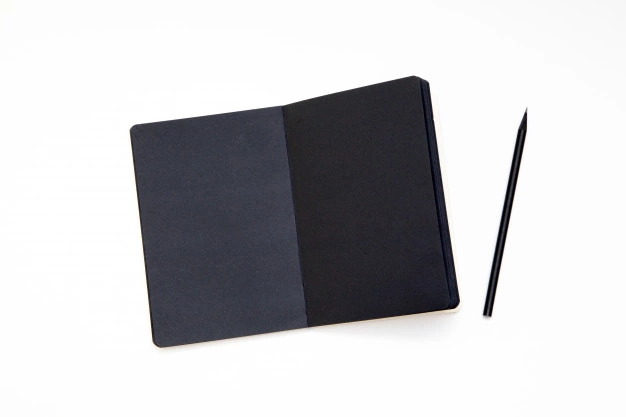
#> input picture cuaderno-papel-negro-lapiz-sobre-fondo-blanco_115509-84.jpg, 626 x 417 px, found by its file name
$ jupyter execute Contour_Detection_and_Counting.ipynb
#> lines starting #> are read from the running program, lines starting #| are printed output that depends on the picture; after the words box and inside, x2 and y2 are one past the last pixel; in counts of white or black regions, pixels touching at a corner belong together
[cell 1]
import cv2
import matplotlib.pyplot as plt

[cell 2]
image=cv2.imread("/content/drive/MyDrive/cuaderno-papel-negro-lapiz-sobre-fondo-blanco_115509-84.jpg")
#> image is the input picture: shape (417, 626, 3); mean B, G, R 199.2, 197, 197

[cell 3]
image = cv2.medianBlur(image,15)

[cell 4]
image=cv2.cvtColor(image,cv2.COLOR_BGR2RGB)  #to RGB
gray_img=cv2.cvtColor(image,cv2.COLOR_RGB2GRAY)  #to grayscale

[cell 5]
# create a binary thresholded image
_, binary = cv2.threshold(gray_img, 225, 255, cv2.THRESH_BINARY_INV)
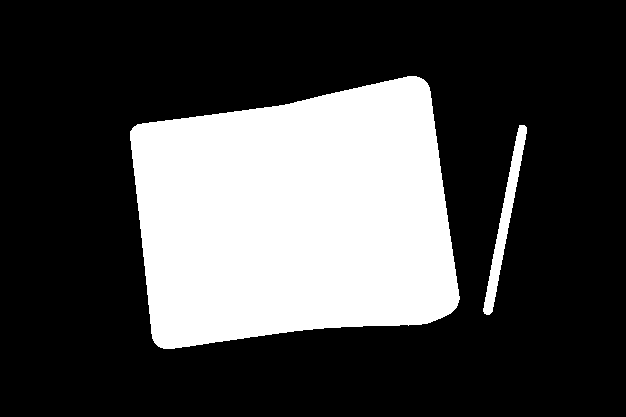
#> binary: shape (417, 626); 27.9% white; 2 white regions
# show it
plt.imshow(binary, cmap="gray")
plt.show()

[cell 6]
# find the contours from the thresholded image
contours, hierarchy = cv2.findContours(binary, cv2.RETR_TREE, cv2.CHAIN_APPROX_SIMPLE)
#> contours = 2 contours; box (x1, y1, x2, y2) and area: (130, 76, 460, 349) 70488, (483, 125, 527, 315) 1672
# draw all contours
image = cv2.drawContours(image, contours, -1, (0, 255, 0), 2)
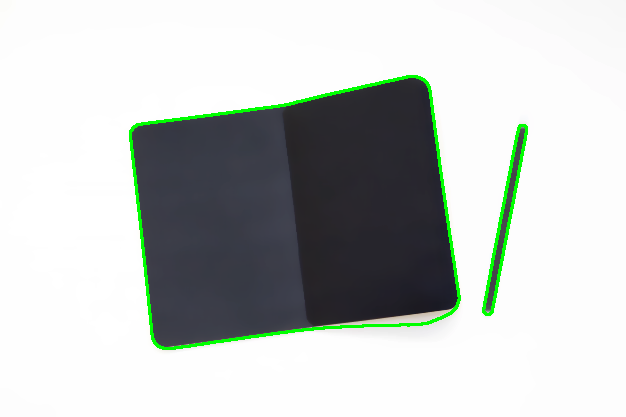
#> image: shape (417, 626, 3); mean R, G, B 194.5, 199.1, 196.8

[cell 7]
plt.imshow(image)
plt.show()

[cell 8]
import imutils

[cell 9]
cnts = cv2.findContours(binary, cv2.RETR_TREE, cv2.CHAIN_APPROX_SIMPLE)
#> cnts has the same summary as contours
cnts = imutils.grab_contours(cnts)

[cell 10]
print(len(cnts))
#| 2
